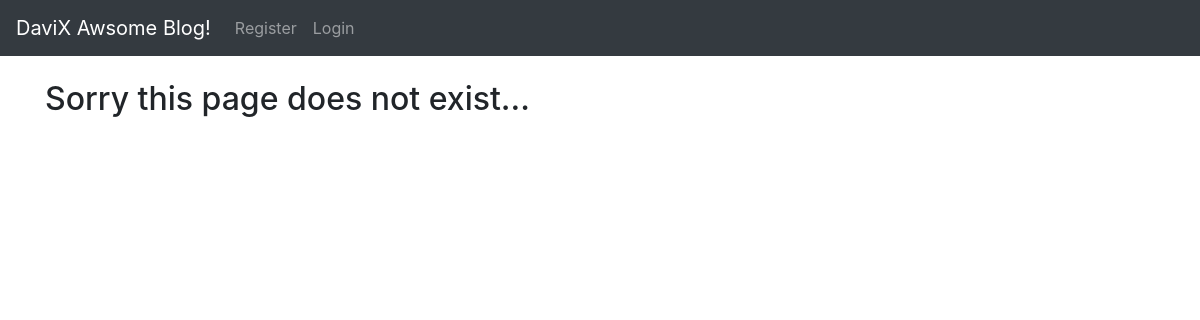
The page /category/hikking/ on the database as committed earlier.
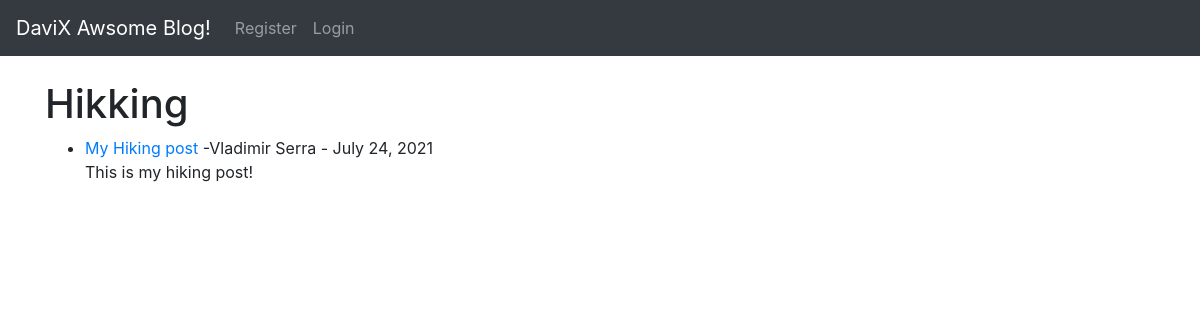
The same page on the database as committed later.
### theblog/models.py (models this page shows, shortened)
class Post(models.Model):
    title = models.CharField(max_length=255)
    title_tag = models.CharField(max_length=255)
    author = models.ForeignKey(User, on_delete=models.CASCADE)
    body = models.TextField()
    post_date = models.DateField(auto_now_add=True)
    category = models.CharField(max_length=255, default='coding')

### theblog/views.py (the view)
# urls.py: path('category/<str:cats>/', CategoryView, name='category'),
def CategoryView(request, cats):
    category_posts = Post.objects.filter(category=cats)
    return render(request, 'categories.html', {'cats': cats.title(), 'category_posts': category_posts})

### theblog/templates/categories.html (shortened to what this page needs)
{% extends 'base.html' %}
{% block content %}
    {% if category_posts %}
        <h1>{{ cats }} </h1>
        <ul>
        {% for post in category_posts %}
                <li><a href="{% url 'article-detail' post.pk %}">
                    {{ post.title }} </a>
                -{{ post.author.first_name }}
                {{ post.author.last_name }} -
                    {{post.post_date}} <br/>
                {{ post.body|slice:":200"|safe }}</li>
        {% endfor %}
        </ul>
    {% else %}
        <h2> Sorry this page does not exist...</h2>
    {% endif%}
{% endblock %}

Rows that differ between the two databases and show on the page:
added Post: category "Hikking", title "My Hiking post", author.first_name "Vladimir", author.last_name "Serra", post_date "July 24, 2021", body "This is my hiking post!"
Other text that changed with them:
text no longer shown: "Sorry this page does not exist..."
